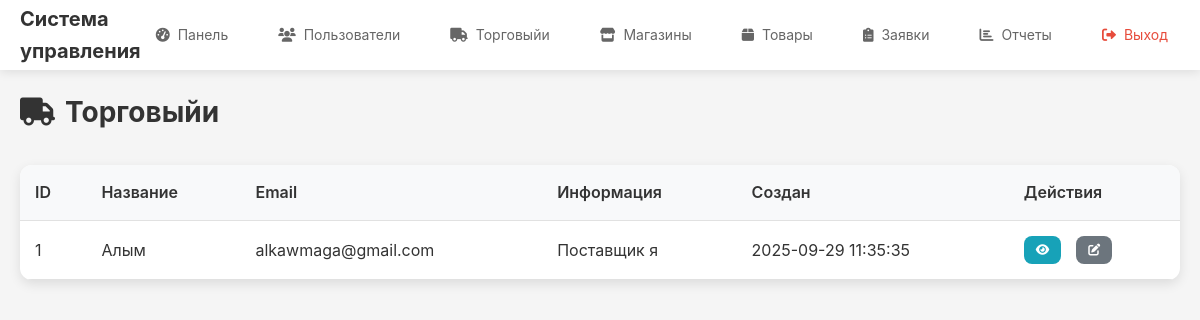
The app's page /admin/suppliers (signed in) with its own data.
### tables this page shows
CREATE TABLE suppliers (
            id INTEGER PRIMARY KEY AUTOINCREMENT,
            user_id INTEGER NOT NULL,
            name TEXT NOT NULL,
            info TEXT,
            created_at TIMESTAMP DEFAULT CURRENT_TIMESTAMP,
            updated_at TIMESTAMP DEFAULT CURRENT_TIMESTAMP,
            FOREIGN KEY (user_id) REFERENCES users (id)
        );

CREATE TABLE users (
            id INTEGER PRIMARY KEY AUTOINCREMENT,
            email TEXT UNIQUE NOT NULL,
            password TEXT NOT NULL,
            role TEXT NOT NULL CHECK (role IN ('admin', 'supplier')),
            created_at TIMESTAMP DEFAULT CURRENT_TIMESTAMP,
            updated_at TIMESTAMP DEFAULT CURRENT_TIMESTAMP
        );

### app/routes/admin.py (the view)
@admin_bp.route('/suppliers')
@login_required
@admin_required
def suppliers():
    suppliers = Supplier.get_all()
    return render_template('admin/suppliers.html', suppliers=suppliers)

### app/models.py (called while the page is built)
def get_db() -> sqlite3.Connection:
    if 'db' not in g:
        database_path = current_app.config.get('DATABASE', 'app.db')
        g.db = sqlite3.connect(database_path)
        g.db.row_factory = sqlite3.Row
    return g.db

    @staticmethod
    def get_by_id(user_id: int) -> Optional['User']:
        db = get_db()
        user = db.execute(
            'SELECT * FROM users WHERE id = ?', (user_id,)
        ).fetchone()
        if user:
            return User(
                id=user['id'],
                email=user['email'],
                password=user['password'],
                role=user['role'],
                created_at=user['created_at'],
                updated_at=user['updated_at']
            )
        return None

    @staticmethod
    def get_all():
        db = get_db()
        suppliers = db.execute(
            '''SELECT s.*, u.email
               FROM suppliers s
               JOIN users u ON s.user_id = u.id
               ORDER BY s.created_at DESC'''
        ).fetchall()
        return suppliers

### app/routes/admin.py (called while the page is built)
def admin_required(f: Any) -> Any:
    @wraps(f)
    def decorated_function(*args: Any, **kwargs: Any) -> Any:
        if not current_user.is_authenticated or current_user.role != 'admin':
            flash('Доступ запрещен', 'error')
            return redirect(url_for('auth.login'))
        return f(*args, **kwargs)
    return decorated_function

### app/templates/admin/suppliers.html (shortened to what this page needs)
{% extends "base.html" %}
{% block content %}
<div class="content-header">
    <h1><i class="fas fa-truck"></i> Торговыйи</h1>
</div>
<div class="data-table-container">
    <table class="data-table">
        <thead>
            <tr>
                <th>ID</th>
                <th>Название</th>
                <th>Email</th>
                <th>Информация</th>
                <th>Создан</th>
                <th>Действия</th>
            </tr>
        </thead>
        <tbody>
            {% for supplier in suppliers %}
            <tr>
                <td>{{ supplier.id }}</td>
                <td>{{ supplier.name }}</td>
                <td>{{ supplier.email }}</td>
                <td>{{ supplier.info or 'Не указано' }}</td>
                <td>{{ supplier.created_at }}</td>
                <td>
                    <div class="action-buttons">
                        <a href="{{ url_for('admin.supplier_detail', supplier_id=supplier.id) }}" class="btn btn-sm btn-info" title="Просмотр">
                            <i class="fas fa-eye"></i>
                        </a>
                        <a href="{{ url_for('admin.edit_supplier', supplier_id=supplier.id) }}" class="btn btn-sm btn-secondary" title="Редактировать">
                            <i class="fas fa-edit"></i>
                        </a>
                    </div>
                </td>
            </tr>
            {% endfor %}
        </tbody>
    </table>
</div>
{% endblock %}

### app/static/css/style.css (style rules this page uses)
* { margin: 0; padding: 0; box-sizing: border-box; }
body { font-family: -apple-system, BlinkMacSystemFont, 'Segoe UI', Roboto, sans-serif; line-height: 1.6; color: #333; background-color: #f5f5f5; }
.content-header { display: flex; justify-content: space-between; align-items: center; margin-bottom: 30px; flex-wrap: wrap; gap: 15px; }
.content-header h1 { color: #333; font-size: 28px; display: flex; align-items: center; gap: 10px; }
.action-buttons { display: flex; gap: 15px; flex-wrap: wrap; }
.btn { display: inline-flex; align-items: center; gap: 8px; padding: 12px 20px; border: none; border-radius: 8px; text-decoration: none; font-size: 14px; font-weight: 500; cursor: pointer; transition: all 0.3s ease; text-align: center; }
.btn-secondary { background-color: #6c757d; color: white; }
.btn-info { background-color: #17a2b8; color: white; }
.btn-sm { padding: 8px 12px; font-size: 12px; }
.data-table-container { background: white; border-radius: 12px; overflow: hidden; box-shadow: 0 4px 12px rgba(0, 0, 0, 0.1); }
.data-table { width: 100%; border-collapse: collapse; }
.data-table th, .data-table td { padding: 15px; text-align: left; border-bottom: 1px solid #e1e1e1; }
.data-table th { background-color: #f8f9fa; font-weight: 600; color: #333; }

### records on screen
suppliers: id "1", name "Алым", email "alkawmaga@gmail.com", info "Поставщик я", created_at "2025-09-29 11:35:35"
